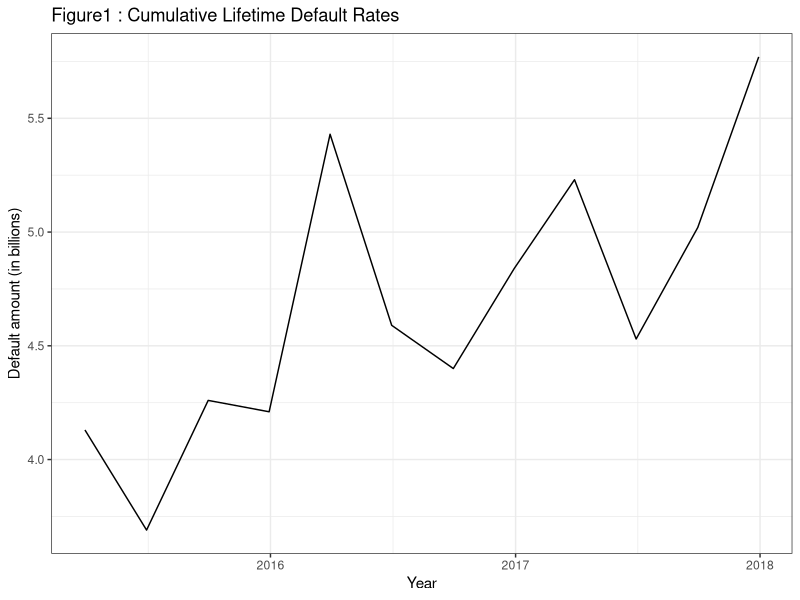

Source code (R):
## ---- chunk 1
knitr::opts_chunk$set(echo = TRUE)
## ---- chunk 2
library(tidyverse)
library(knitr)
## ---- chunk 3
default_amount <- c(4.13,3.69,4.26,4.21,5.43,4.59,4.40,4.84,5.23,4.53,5.02,5.77)
arr <- c("2015-03-30","2015-06-30","2015-09-30","2015-12-30","2016-03-30","2016-06-30","2016-09-30","2016-12-30","2017-03-30","2017-06-30","2017-09-30","2017-12-30")
default_date <- as.Date(arr)
df <- data.frame(default_date, default_amount)
ggplot(df, aes(x=default_date, y=default_amount)) + 
  geom_line() +
  labs(x="Year", y="Default amount (in billions)", title="Figure1 : Cumulative Lifetime Default Rates") +
  theme_bw()
## ---- chunk 4
#peps300 <- read_csv("C:/view/opt/apps/git/compscix-415-1-assignments/peps300.csv")
#t1 <- peps300 %>%count(EthnicCode)
SchoolType <- c('Public','Private','Nonprofit','Proprietary','Foreign public','Foreign private','Foreign For-Profit')
DefaultCount <- c(1571,1477,1503,125,31,5,1)
df1 <- data.frame(SchoolType, DefaultCount)
kable(df1)
#ggplot(df1, aes(SchoolType, DefaultCount1)) +
#  labs(x=" ", y="Default Amount (in billions)", title="Figure4 : Default count by School Type (Year 2014)") +
 # geom_bar(stat="identity") +
 # theme_bw()
## ---- chunk 5
ProgLength <- c('Short-Term (300–599 hours)','Graduate/Professional','Non-Degree (600–899 hours)','Non-Degree 1 Year (900–1799 hours)','Non-Degree 2 Years (1800–2699 hours)','Associates Degree','Bachelors Degree','First Professional Degree','Masters Degree or Doctors Degree','Professional Certification','Undergraduate (Previous Degree Required)','Non-Degree 3 Plus Years','Two-Year Transfer')
DefaultCount <- c(1,1,69,872,239,1085,504,35,1879,0,0,26,1)
df2 <- data.frame(ProgLength, DefaultCount)
kable(df2)
#ggplot(df2, aes(ProgLength, DefaultCount2)) +
#  labs(x=" ", y="Default Amount (in billions)", title="Figure5 : Default count by Program Length (Year 2014)") +
#  geom_bar(stat="identity") +
#  theme_bw()
## ---- chunk 6
Ethnicity <- c('Native American','HBCU','Hispanic','Traditionally Black College','Ethnicity Not Reported')
DefaultCount <- c(4,94,143,4471,1)
df3 <- data.frame(Ethnicity, DefaultCount)
kable(df3)
#ggplot(df3, aes(Ethnicity, DefaultCount3)) +
 # labs(x=" ", y="Default Amount (in billions)", title="Figure6 : Default count by Race/Ethnicity (Year 2014)") +
  #geom_bar(stat="identity") +
  #theme_bw()
## ---- chunk 7
Tasks <- c('Creating formal business requirements','Data Collection and Data Understanding','Exploratory Data Analysis','Model Training and Analytics','Deployment','User Acceptance Testing')
Timelines <- c('1 week','2 weeks','1 week','2 weeks','1 week','1 week')
df6 <- data.frame(Tasks, Timelines)
kable(df6)
